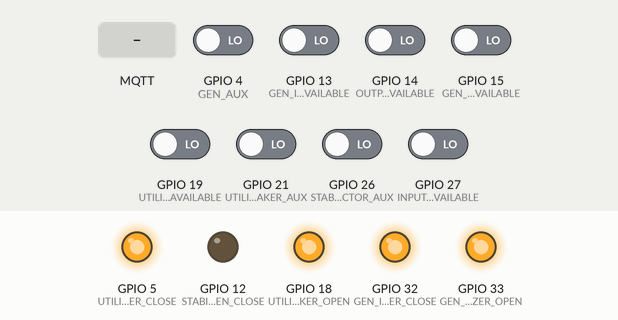
Recording of a sketch running on a simulated ESP32. On the bench: output pins drawn as LEDs (lit = HIGH). Inputs (shaded band) come from the test bench; at power-on: GPIO 4 (GEN_AUX), GPIO 13 (GEN_INPUT_AVAILABLE), GPIO 14 (OUTPUT_FROM_STABILIZER_CONTACTOR_AVAILABLE), GPIO 15 (GEN_OUTPUT_AVAILABLE), GPIO 19 (UTILITY_TO_STABILIZER_POWER_AVAILABLE), GPIO 21 (UTILITY_TO_STABILIZER_BREAKER_AUX), GPIO 26 (STABILIZER_CONTACTOR_AUX), GPIO 27 (INPUT_FROM_STABILIZER_CONTACTOR_AVAILABLE) LOW. WiFi joins after 1.5 s; servers stay silent unless stated; no MQTT or app messages arrive unless stated; what the sketch prints to the serial monitor is not drawn.

Above: at 2.7 s.
2.8 s: MQTT message "RST" arrives on the first subscribed topic
At 6.7 s:
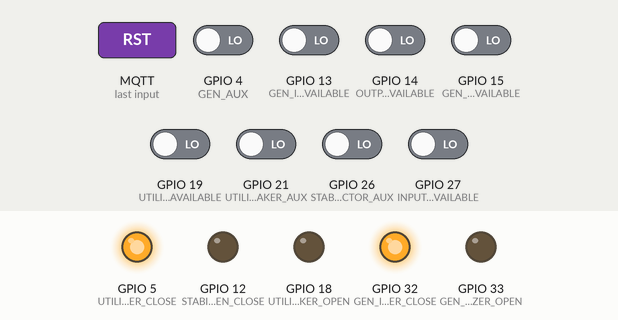
7.8 s: MQTT message "E.STBC" arrives on the first subscribed topic
At 8.8 s:
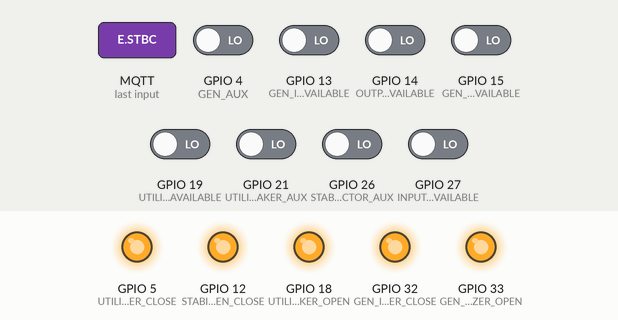
9.3 s: MQTT message "E.GITOSTB" arrives on the first subscribed topic
At 9.8 s:
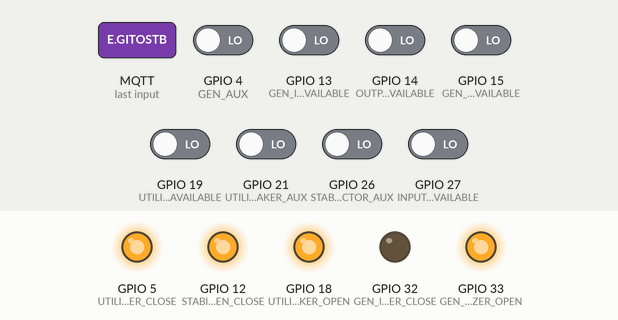
12.0 s: MQTT message "E.UTOSTB" arrives on the first subscribed topic
At 12.9 s:
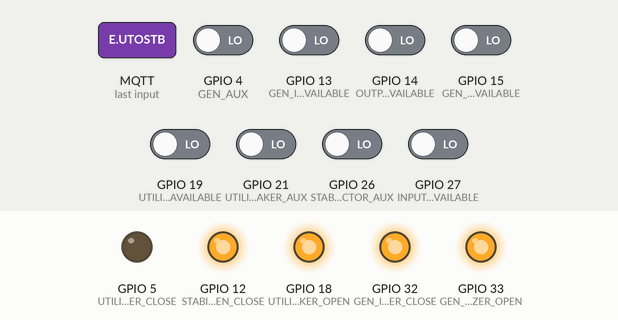
14.7 s: MQTT message "D.GITOSTB" arrives on the first subscribed topic
At 15.1 s:
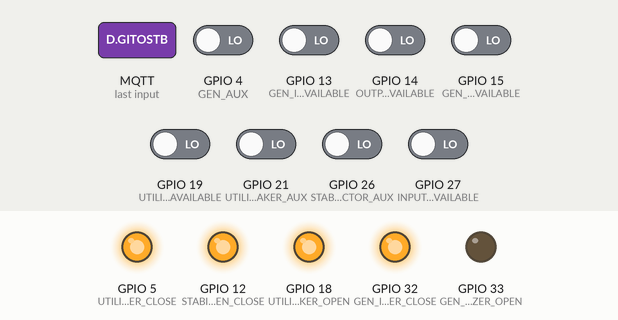
17.4 s: MQTT message "D.UTOSTB" arrives on the first subscribed topic
At 18.3 s:
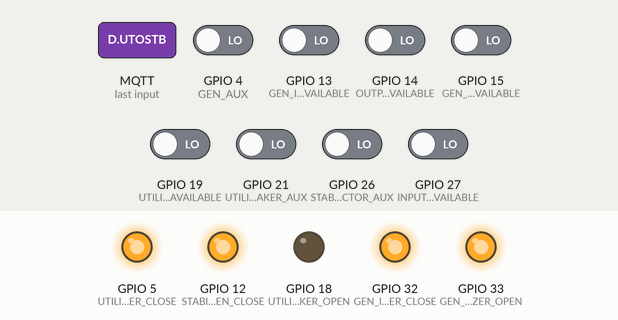
Timing chart, 0 to 20.4 s (numbered marks = the images above; inputs shaded):
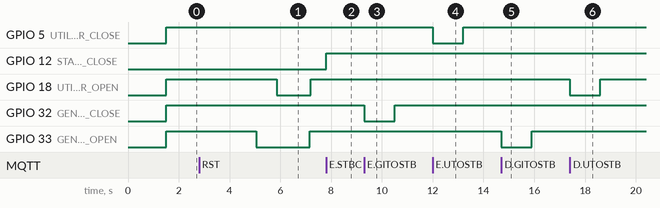

Measured:
- after the input at 2.8 s, GPIO 18 (UTILITY_TO_STABILIZER_BREAKER_OPEN): HIGH → LOW after 3.1 s, → HIGH 1.4 s later; GPIO 33 (GEN_INPUT_TO_STABILIZER_OPEN): HIGH → LOW after 2.3 s, → HIGH 2.1 s later
- after the input at 7.8 s, GPIO 12 (STABILIZER_CONTACTOR_OPEN_CLOSE): LOW → HIGH at once
- after the input at 9.3 s, GPIO 32 (GEN_INPUT_TO_STABILIZER_CLOSE): HIGH → LOW at once, → HIGH 1.2 s later
- after the input at 12.0 s, GPIO 5 (UTILITY_TO_STABILIZER_BREAKER_CLOSE): HIGH → LOW at once, → HIGH 1.2 s later
- after the input at 14.7 s, GPIO 33 (GEN_INPUT_TO_STABILIZER_OPEN): HIGH → LOW at once, → HIGH 1.2 s later
- after the input at 17.4 s, GPIO 18 (UTILITY_TO_STABILIZER_BREAKER_OPEN): HIGH → LOW at once, → HIGH 1.2 s later

The sketch:

node04.ino
```cpp
#include <WiFi.h>
#include <PubSubClient.h>
#include <Wire.h>
#include <SPI.h>
#include <ArduinoJson.h>
#define _TASK_SLEEP_ON_IDLE_RUN
#define _TASK_STATUS_REQUEST
#include <TaskScheduler.h>

//Actuators
#define STABILIZER_CONTACTOR_OPEN_CLOSE 12
#define GEN_INPUT_TO_STABILIZER_OPEN 33
#define GEN_INPUT_TO_STABILIZER_CLOSE 32
#define UTILITY_TO_STABILIZER_BREAKER_CLOSE 5
#define UTILITY_TO_STABILIZER_BREAKER_OPEN 18

//interrupts
#define INPUT_FROM_STABILIZER_CONTACTOR_AVAILABLE 27
#define OUTPUT_FROM_STABILIZER_CONTACTOR_AVAILABLE 14
#define STABILIZER_CONTACTOR_AUX 26
#define GEN_INPUT_AVAILABLE 13
#define GEN_OUTPUT_AVAILABLE 15
#define GEN_AUX 4
#define UTILITY_TO_STABILIZER_POWER_AVAILABLE 19
#define UTILITY_TO_STABILIZER_BREAKER_AUX 21


enum State {
  DISABLE = 0,
  ENABLE = 1
 };

State currentState;

const char* ssid = "iomariTPLink";
const char* password = "#InspireD#";

long lastReconnectAttempt = 0;

// Add your MQTT Broker IP address, example:
//const char* mqtt_server = "192.168.1.144";
const char* mqtt_server = "192.168.2.44";
IPAddress local_IP(192, 168, 2, 51);
// Set your Gateway IP address
IPAddress gateway(192, 168, 1, 2);

IPAddress subnet(255, 255, 252, 0);

WiFiClient espClient4;
PubSubClient client(espClient4);

Scheduler userScheduler; // to control your personal task


 //prototypes
  void inputFromStabilizerContactorAvailableRoutine();
  void outputFromStabilizerContactorAvailableRoutine();
  void stabilizerContactorAuxRoutine();
  void genInputAvailableRoutine();
  void genOutputAvailableRoutine();
  void genAuxRoutine();
  void utilityToStabilizerPowerAvailableRoutine();
  void utilityToStabilizerBreakerAuxRoutine();

  void enableStabilizerContactorOpenAndCloseRoutine();
  void disableStabilizerContactorOpenAndCloseRoutine();
  void openGenInputToStabilizerRoutine();
  void closeGenInputToStabilizerRoutine();
  void closeUtilityToStabilizerBreakerRoutine();
  void openUtilityToStabilizerBreakerRoutine();
  void hardResetAllLoadBreakersRoutine();

  Task enableStabilizerContactorOpenAndClose(1500, TASK_FOREVER, &enableStabilizerContactorOpenAndCloseRoutine);
  Task disableStabilizerContactorOpenAndClose(1500, TASK_FOREVER, &disableStabilizerContactorOpenAndCloseRoutine);
  Task openGenInputToStabilizer(1500, TASK_FOREVER, &openGenInputToStabilizerRoutine);
  Task closeGenInputToStabilizer(1500, TASK_FOREVER, &closeGenInputToStabilizerRoutine);
  Task closeUtilityToStabilizerBreaker(1500, TASK_FOREVER, &closeUtilityToStabilizerBreakerRoutine);
  Task openUtilityToStabilizerBreaker(1500, TASK_FOREVER, &openUtilityToStabilizerBreakerRoutine);
  Task hardResetAllLoadBreakers(1500, TASK_FOREVER, &hardResetAllLoadBreakersRoutine);

  Task checkInputFromStabilizerContactorAvailable(1500, TASK_FOREVER, &inputFromStabilizerContactorAvailableRoutine);
  Task checkOutputFromStabilizerContactorAvailable(1500, TASK_FOREVER, &outputFromStabilizerContactorAvailableRoutine);
  Task checkStabilizerContactor(1500, TASK_FOREVER, &stabilizerContactorAuxRoutine);
  Task checkGenInputAvailable(1500, TASK_FOREVER, &genInputAvailableRoutine);
  Task checkGenOutputAvailable(1500, TASK_FOREVER, &genOutputAvailableRoutine);
  Task checkGenAux(1500, TASK_FOREVER, &genAuxRoutine);
  Task checkUtilityToStabilizerPowerAvailable(1500, TASK_FOREVER, &utilityToStabilizerPowerAvailableRoutine);
  Task checkUtilityToStabilizerBreakerAux(1500, TASK_FOREVER, &utilityToStabilizerBreakerAuxRoutine);

void setup() {
  Serial.begin(115200);
  setup_wifi();
  client.setServer(mqtt_server, 11883);
  client.setCallback(callback);
 int initPins[] = {STABILIZER_CONTACTOR_AUX,GEN_AUX,UTILITY_TO_STABILIZER_BREAKER_AUX};
  for (int i = 0;  i < 3; i++)
  {
    pinMode(initPins[i], INPUT);
  }

  int actuatorPins[] = {GEN_INPUT_TO_STABILIZER_OPEN, GEN_INPUT_TO_STABILIZER_CLOSE, UTILITY_TO_STABILIZER_BREAKER_CLOSE, UTILITY_TO_STABILIZER_BREAKER_OPEN};
  for (int i = 0;  i < 4; i++)
  {
    pinMode(actuatorPins[i], OUTPUT);
    digitalWrite(actuatorPins[i], HIGH);
  }

  int interruptPins[] = {INPUT_FROM_STABILIZER_CONTACTOR_AVAILABLE, OUTPUT_FROM_STABILIZER_CONTACTOR_AVAILABLE, STABILIZER_CONTACTOR_AUX, GEN_INPUT_AVAILABLE, GEN_OUTPUT_AVAILABLE, GEN_AUX, UTILITY_TO_STABILIZER_POWER_AVAILABLE, UTILITY_TO_STABILIZER_BREAKER_AUX};
  for (int i = 0;  i < 8; i++)
  {
    pinMode(interruptPins[i], INPUT);
  }
    //for the contactor
    pinMode(STABILIZER_CONTACTOR_OPEN_CLOSE, OUTPUT);
    digitalWrite(STABILIZER_CONTACTOR_OPEN_CLOSE, LOW);
  node04Task();

  lastReconnectAttempt = 0;
}

void setup_wifi() {
  delay(10);
  // We start by connecting to a WiFi network
  if (!WiFi.config(local_IP, gateway, subnet)) {
    Serial.println("STA Failed to configure");
  }
  Serial.println();
  Serial.print("Connecting to ");
  Serial.println(ssid);

  WiFi.begin(ssid, password);

  while (WiFi.status() != WL_CONNECTED) {
    delay(500);
    Serial.print(".");
 }

  Serial.println("");
  Serial.println("WiFi connected");
  Serial.println("IP address: ");
  Serial.println(WiFi.localIP());
}

void callback(char* topic, byte* payload, unsigned int length) {
   String inValue;
  Serial.print("Message arrived [");
  Serial.print(topic);
  Serial.print("] ");
  for (int i=0;i<length;i++) {
    Serial.print((char)payload[i]);
//    inValue = (char)payload[i];
  }
  char payloadString[length+1];
  memcpy(payloadString, payload, length);
  payloadString[length] = '\0';
  inValue = payloadString;
  Serial.println();
  reciever(inValue);

//  testSend();
}

boolean reconnect() {
  if (client.connect("Node04")) {
    // Once connected, publish an announcement...
    Serial.print("Attempting MQTT connection...");
    Serial.println("connected");
    client.publish("outTopic","Node04 connected");
    // ... and resubscribe
    client.subscribe("node04", 1);
    client.subscribe("rstTopic", 1);

  }
   else {
      Serial.print("failed, rc=");
      Serial.print(client.state());
      Serial.println(" try again in 5 seconds");
      // Wait 5 seconds before retrying
      delay(5000);
    }
  return client.connected();
}

void loop() {
  if (!client.connected()) {
      long now = millis();
      if (now - lastReconnectAttempt > 5000) {
        lastReconnectAttempt = now;
        // Attempt to reconnect
        if (reconnect()) {
          lastReconnectAttempt = 0;
        }
      }
  }else {
      client.loop();
      userScheduler.execute();
  }
}

char reciever(String Value) {
   Serial.println("From callback: " +Value);

  if ((Value == "E.STBC")){
      enableStabilizerContactorOpenAndClose.enable();
  }else if((Value == "E.GITOSTB")){
      closeGenInputToStabilizer.enable();
  }else if((Value == "E.UTOSTB")){
      closeUtilityToStabilizerBreaker.enable();
  }else if((Value == "RST")){
      hardResetAllLoadBreakers.enable();
  }else if((Value == "D.STBC")){
    disableStabilizerContactorOpenAndClose.enable();
  }else if((Value == "D.GITOSTB")){
    openGenInputToStabilizer.enable();
  }else if((Value == "D.UTOSTB")){
    openUtilityToStabilizerBreaker.enable();
  }
}


void node04Task() {
  userScheduler.addTask(checkInputFromStabilizerContactorAvailable);
  checkInputFromStabilizerContactorAvailable.enable();

  userScheduler.addTask(checkOutputFromStabilizerContactorAvailable);
  checkOutputFromStabilizerContactorAvailable.enable();

  userScheduler.addTask(checkStabilizerContactor);
  checkStabilizerContactor.enable();

  userScheduler.addTask(checkGenInputAvailable);
  checkGenInputAvailable.enable();

  userScheduler.addTask(checkGenOutputAvailable);
  checkGenOutputAvailable.enable();

  userScheduler.addTask(checkGenAux);
  checkGenAux.enable();

  userScheduler.addTask(checkUtilityToStabilizerPowerAvailable);
  checkUtilityToStabilizerPowerAvailable.enable();

  userScheduler.addTask(checkUtilityToStabilizerBreakerAux);
  checkUtilityToStabilizerBreakerAux.enable();

  userScheduler.addTask(enableStabilizerContactorOpenAndClose);
  userScheduler.addTask(disableStabilizerContactorOpenAndClose);
  userScheduler.addTask(openGenInputToStabilizer);
  userScheduler.addTask(closeGenInputToStabilizer);
  userScheduler.addTask(closeUtilityToStabilizerBreaker);
  userScheduler.addTask(openUtilityToStabilizerBreaker);
  userScheduler.addTask(hardResetAllLoadBreakers);
//  userScheduler.addTask(taskSendMessage);
//  taskSendMessage.enable();
}
```

PowerActuators.ino
```cpp
#define numberOfIteration 6

#define ENGAGE HIGH
#define DISENGAGE LOW

#define ACTIVATE LOW
#define RESET HIGH


#define DEBUG 1


/************** Contactors ************/

    void enableStabilizerContactorOpenAndCloseRoutine() {
      digitalWrite(STABILIZER_CONTACTOR_OPEN_CLOSE,  ENGAGE);
      #if DEBUG
      Serial.println("StabilizerContactorOpenAndClose: Engaged"); // + (String)ret);
      #endif
      client.publish("outTopic","StabilizerContactorOpenAndClose: Closed");
      enableStabilizerContactorOpenAndClose.disable();
    }
    void disableStabilizerContactorOpenAndCloseRoutine() {
      digitalWrite(STABILIZER_CONTACTOR_OPEN_CLOSE,  DISENGAGE);
      #if DEBUG
      Serial.println("StabilizerContactorOpenAndClose: Disengaged"); // + (String)ret);
      #endif
      disableStabilizerContactorOpenAndClose.disable();
    }


    void openGenInputToStabilizerRoutine() {
      digitalWrite(GEN_INPUT_TO_STABILIZER_OPEN,  ACTIVATE);
      //reset trigger signal
      vTaskDelay(1200 / portTICK_PERIOD_MS);
      digitalWrite(GEN_INPUT_TO_STABILIZER_OPEN,  RESET);
      #if DEBUG
      Serial.println("GenInputToStabilizer: Opened"); // + (String)ret);
      #endif
      openGenInputToStabilizer.disable();
    }
    void closeGenInputToStabilizerRoutine() {

      digitalWrite(GEN_INPUT_TO_STABILIZER_CLOSE,  ACTIVATE);
      //reset trigger signal
      vTaskDelay(1200 / portTICK_PERIOD_MS);
      digitalWrite(GEN_INPUT_TO_STABILIZER_CLOSE,  RESET);
      #if DEBUG
      Serial.println("GenInputToStabilizer: Closed"); // + (String)ret);
      #endif
      client.publish("outTopic","GenInputToStabilizer: Closed");
      closeGenInputToStabilizer.disable();
    }

    void closeUtilityToStabilizerBreakerRoutine() {
      digitalWrite(UTILITY_TO_STABILIZER_BREAKER_CLOSE,  ACTIVATE);
      //reset trigger signal
      vTaskDelay(1200 / portTICK_PERIOD_MS);
      digitalWrite(UTILITY_TO_STABILIZER_BREAKER_CLOSE,  RESET);
      #if DEBUG
      Serial.println("UtilityToStabilizerBreaker: Closed");
      #endif
      client.publish("outTopic","UtilityToStabilizerBreaker: Closed");
      closeUtilityToStabilizerBreaker.disable();
    }
    void openUtilityToStabilizerBreakerRoutine() {
      digitalWrite(UTILITY_TO_STABILIZER_BREAKER_OPEN,  ACTIVATE);
      //reset trigger signal
      vTaskDelay(1200 / portTICK_PERIOD_MS);
      digitalWrite(UTILITY_TO_STABILIZER_BREAKER_OPEN,  RESET);
      #if DEBUG
      Serial.println("UtilityToStabilizerBreaker: Opened");
      #endif
      openUtilityToStabilizerBreaker.disable();
    }


    void hardResetAllLoadBreakersRoutine() {
      int loadBreakers[] = {GEN_INPUT_TO_STABILIZER_OPEN, UTILITY_TO_STABILIZER_BREAKER_OPEN};
      for (int i = 0; i < 2; i++){
        digitalWrite(loadBreakers[i],  ACTIVATE);
        vTaskDelay(800/ portTICK_PERIOD_MS);
      }
        vTaskDelay(500/ portTICK_PERIOD_MS);

      int resetLoadBreakers[] = {GEN_INPUT_TO_STABILIZER_OPEN, UTILITY_TO_STABILIZER_BREAKER_OPEN};
      for (int i = 0; i < 2; i++){
        digitalWrite(resetLoadBreakers[i],  RESET);
        vTaskDelay(50/ portTICK_PERIOD_MS);
      }
      digitalWrite(STABILIZER_CONTACTOR_OPEN_CLOSE, DISENGAGE);
      #if DEBUG
      Serial.println("All Stabilizer-Breakers: Resetted");
      #endif
      hardResetAllLoadBreakers.disable();
    }
```

Source omitted: StabilizerInterrupt.ino (10103 bytes)
